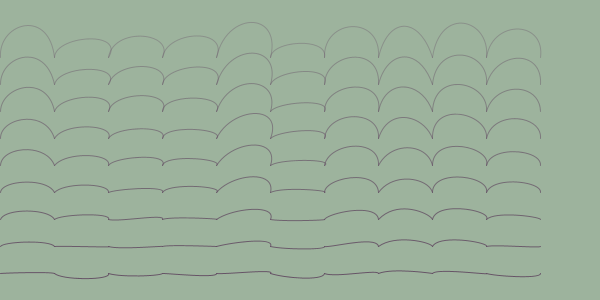
Frame 1 (no input)
Frame 60 (the mouse pressed at the canvas centre just before this capture): identical to frame 1, image omitted
Frame 120 (the mouse held since frame 60 and released just before this capture): identical to frame 1, image omitted

The Processing sketch that drew this single still picture (run headless with seeded random() and noise(); from frame 60 on, the mouse is pressed at the canvas centre):

// Processing sketch: s005_curve_hills
// ── s005_curve_hills.pde
float[] bgc = new float[3];
float ln = 1;
int nl = 10;
int ns = 10; // number of segments
float gap;
float sgap;
float r = 50;
float[][] ctrl = new float[ns][4];

void setup(){
  size(600,300);
  noFill();
  gap = height/(nl+1);
  sgap = width/(ns+1);
  for(int i=0;i<ns;i++){
    ctrl[i][0] = sgap*i;
    ctrl[i][1] = height-gap;
    ctrl[i][2] = sgap*i;
    ctrl[i][3] = height-gap;
  }
  randomBG();
  drawCurves();
}

void drawCurves(){
  for(int j =0;j<nl;j++){
    iStroke(256-(192/nl)*j);
    for(int i =0;i<ns;i++){
      float x1 = sgap*i;
      float x2 = sgap*(i+1);
      float y = height-(gap*j);
      for(int k=0;k<4;k++){
        ctrl[i][k] += random(r)-(r/2);
      }
      curve(ctrl[i][0],ctrl[i][1],x1,y,x2,y,ctrl[i][2],ctrl[i][3]);
    }
  }
}

void randomBG(){
  int i = 0;
  float x = random(256);
  for(i=0;i<3;i++){
    // constrain for dull colours
    float r = 32;
    bgc[i] = constrain(x + random(r) - r/2,0,256);
  }
  background(bgc[0],bgc[1],bgc[2]);
  stroke(256-bgc[0],256-bgc[1],256-bgc[2],256);
}

void iStroke(float alpha){
  stroke(256-bgc[0],256-bgc[1],256-bgc[2],alpha);
}

void draw(){}

void mousePressed(){
  for(int i=0;i<ns;i++){
    ctrl[i][0] = sgap*i;
    ctrl[i][1] = height-gap;
    ctrl[i][2] = sgap*i;
    ctrl[i][3] = height-gap;
  }
  randomBG();
  drawCurves();
}
